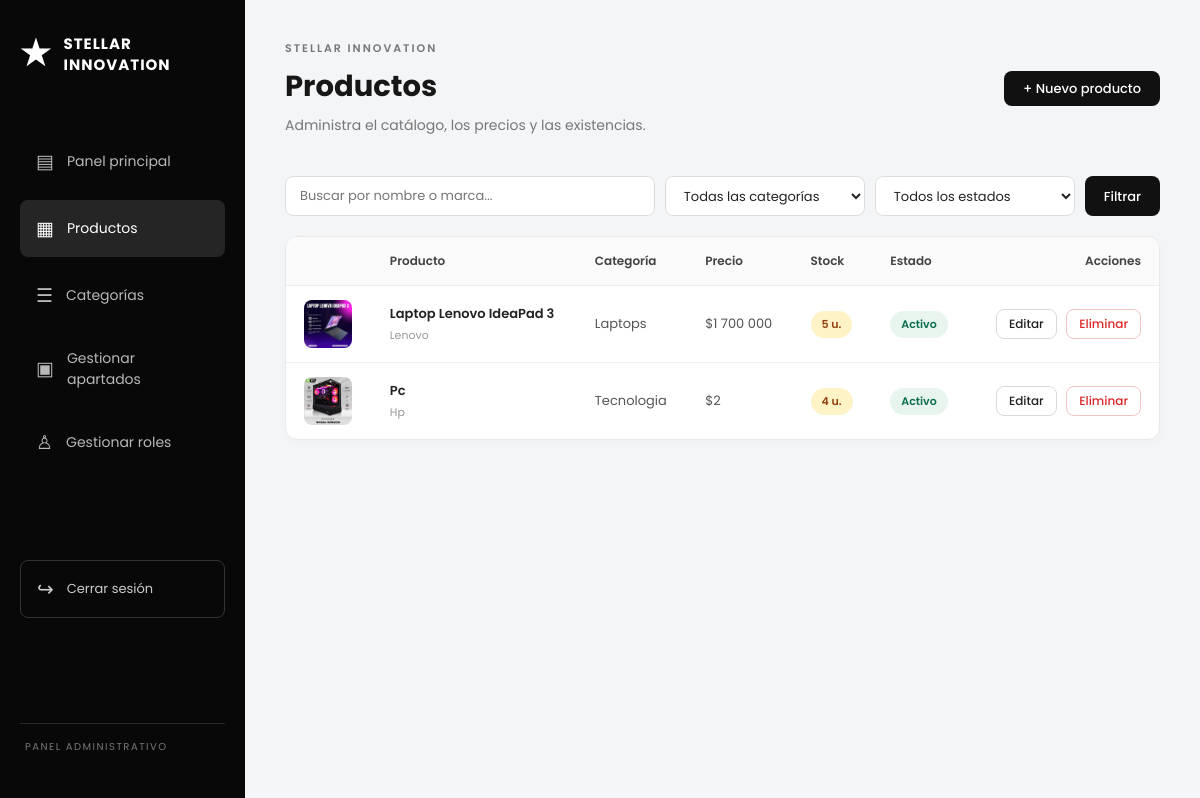
The page /administracion/productos/ (signed in) on the database as committed earlier.
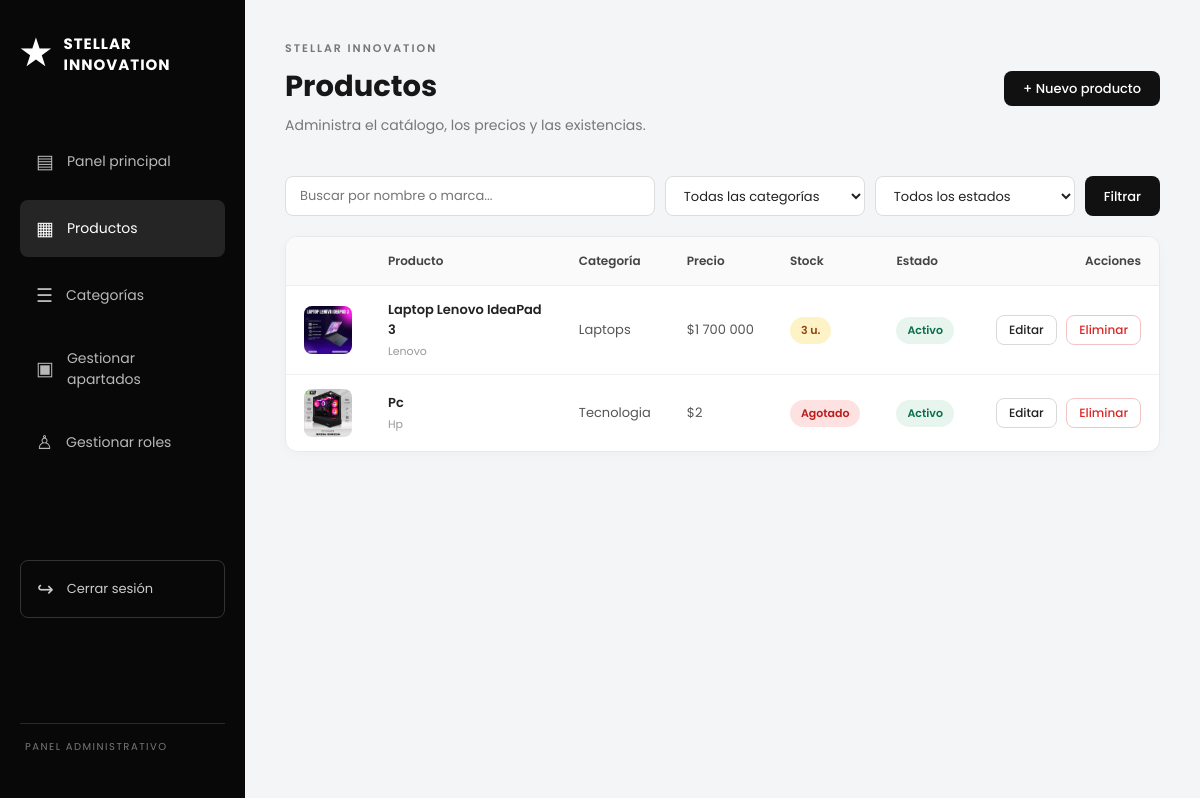
The same page on the database as committed later.
### main/models.py (models this page shows, shortened)
class Producto(models.Model):
    nombre = models.CharField(max_length=150)
    marca = models.CharField(max_length=80, blank=True)
    descripcion = models.TextField()
    caracteristicas = models.TextField(blank=True)
    precio = models.DecimalField(max_digits=12, decimal_places=2,
                                 validators=[MinValueValidator(0)])
    stock = models.PositiveIntegerField(default=0)       # nunca negativo
    imagen = models.ImageField(upload_to='productos/', blank=True, null=True)
    categoria = models.ForeignKey(Categoria, on_delete=models.PROTECT,
                                  related_name='productos')
    activo = models.BooleanField(default=True)           # en vez de borrar
    creado = models.DateTimeField(auto_now_add=True)
    class Meta:
        verbose_name = "Producto"
        verbose_name_plural = "Productos"
        ordering = ['nombre']

class Categoria(models.Model):
    nombre = models.CharField(max_length=100, unique=True)
    descripcion = models.TextField(blank=True)
    disponible = models.BooleanField(default=True)   # en vez de borrar
    class Meta:
        verbose_name = "Categoría"
        verbose_name_plural = "Categorías"
        ordering = ['nombre']

### main/views.py (the view)
# urls.py: path('administracion/productos/', views.admin_productos, name='admin_productos'),
@admin_required
def admin_productos(request):
    productos = Producto.objects.select_related('categoria')
    q = request.GET.get('q', '').strip()
    categoria_id = request.GET.get('categoria', '')
    estado = request.GET.get('estado', '')
    if q:
        productos = productos.filter(Q(nombre__icontains=q) | Q(marca__icontains=q))
    categoria_activa = int(categoria_id) if categoria_id.isdigit() else None
    if categoria_activa:
        productos = productos.filter(categoria_id=categoria_activa)
    if estado == 'activos':
        productos = productos.filter(activo=True)
    elif estado == 'inactivos':
        productos = productos.filter(activo=False)
    elif estado == 'agotados':
        productos = productos.filter(stock=0)
    page_obj = Paginator(productos, 10).get_page(request.GET.get('page'))
    params = request.GET.copy()
    params.pop('page', None)
    return render(request, 'main/admin_productos.html', {
        'page_obj': page_obj,
        'categorias': Categoria.objects.all(),
        'categoria_activa': categoria_activa,
        'estado': estado,
        'q': q,
        'querystring': params.urlencode(),
    })

### main/context_processors.py (called while the page is built)
def carrito(request):
    cantidad = 0
    if request.user.is_authenticated:
        cantidad = ItemCarrito.objects.filter(
            carrito__cliente=request.user
        ).aggregate(total=Sum('cantidad'))['total'] or 0
    return {'carrito_cantidad': cantidad}

### main/templates/main/admin_productos.html (shortened to what this page needs)
{% extends 'main/base_admin.html' %}
{% block content %}
<section class="admin-panel">
    <div class="admin-encabezado">
        <div>
            <p class="admin-eyebrow">STELLAR INNOVATION</p>
            <h1>Productos</h1>
            <p>Administra el catálogo, los precios y las existencias.</p>
        </div>
        <a href="{% url 'admin_producto_crear' %}" class="admin-btn admin-btn-primario">+ Nuevo producto</a>
    </div>
    <form method="get" class="admin-filtros">
        <input type="text" name="q" value="{{ q }}" placeholder="Buscar por nombre o marca...">
        <select name="categoria">
            <option value="">Todas las categorías</option>
        </select>
        <select name="estado">
            <option value="">Todos los estados</option>
        </select>
        <button type="submit" class="admin-btn admin-btn-primario">Filtrar</button>
    </form>
    <div class="admin-tabla-scroll">
        <table class="admin-table">
            <thead>
                <tr>
                    <th></th>
                    <th>Producto</th>
                    <th>Categoría</th>
                    <th>Precio</th>
                    <th>Stock</th>
                    <th>Estado</th>
                    <th class="col-acciones">Acciones</th>
                </tr>
            </thead>
            <tbody>
                {% for p in page_obj %}
                <tr>
                    <td>
                        {% if p.imagen %}
                            <img src="{{ p.imagen.url }}" alt="" class="thumb">
                        {% else %}
                            <span class="thumb thumb-vacio">—</span>
                        {% endif %}
                    </td>
                    <td>
                        <strong>{{ p.nombre }}</strong>
                        {% if p.marca %}<small>{{ p.marca }}</small>{% endif %}
                    </td>
                    <td>{{ p.categoria.nombre }}</td>
                    <td>${{ p.precio|floatformat:"0g" }}</td>
                    <td>
                        {% if p.stock == 0 %}
                            <span class="estado-badge danger">Agotado</span>
                        {% elif p.stock <= 5 %}
                            <span class="estado-badge warn">{{ p.stock }} u.</span>
                        {% else %}
                            {{ p.stock }} u.
                        {% endif %}
                    </td>
                    <td>
                        {% if p.activo %}
                            <span class="estado-badge ok">Activo</span>
                        {% else %}
                            <span class="estado-badge off">Inactivo</span>
                        {% endif %}
                    </td>
                    <td class="col-acciones">
                        <a href="{% url 'admin_producto_editar' p.id %}" class="admin-btn admin-btn-secundario admin-btn-sm">Editar</a>
                        <button type="button" class="admin-btn admin-btn-peligro admin-btn-sm btn-eliminar"
                                data-url="{% url 'admin_producto_eliminar' p.id %}"
                                data-nombre="{{ p.nombre }}"
                                data-aviso="Si tiene apartados asociados no se borrará: se marcará como inactivo.">
                            Eliminar
                        </button>
                    </td>
                </tr>
                {% endfor %}
            </tbody>
        </table>
    </div>
</section>
{% endblock %}

Rows that differ between the two databases and show on the page:
changed Producto "Laptop Lenovo IdeaPad 3": stock "5" → "3"
changed Producto "Pc": stock "4" → (not shown); stock "u." → "Agotado"
